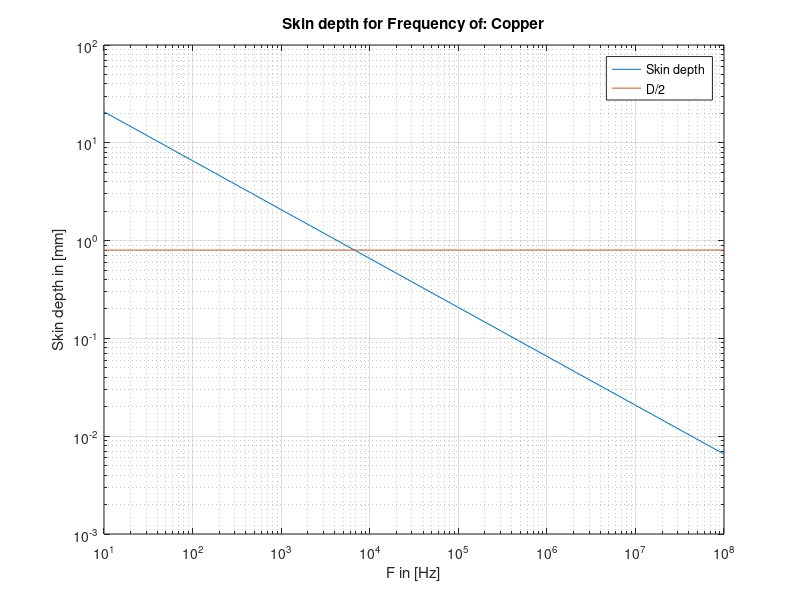
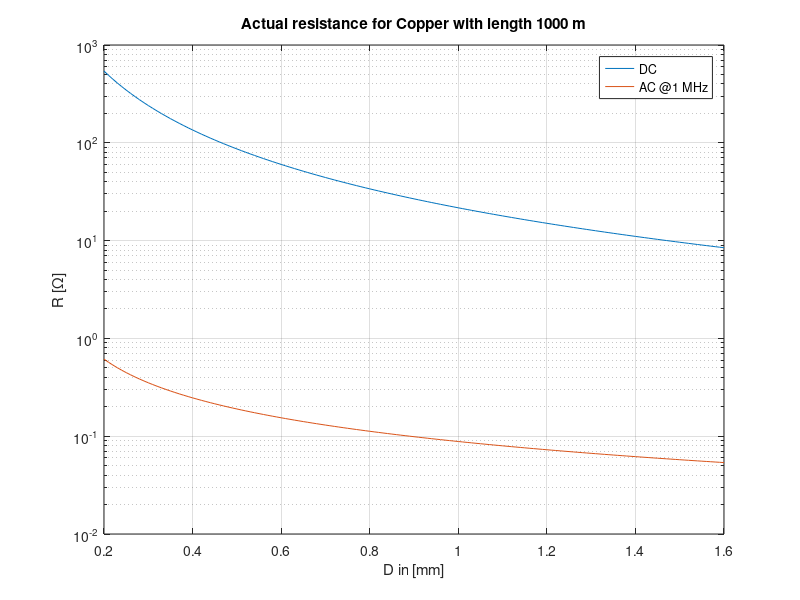

MATLAB code for these plots, in order:

% https://en.wikipedia.org/wiki/Skin_effect

% Material mostly from
% https://en.wikipedia.org/wiki/Electrical_resistivity_and_conductivity#Resistivity_and_conductivity_of_various_materials
%
% Ωmm^2/m = µΩm = 1e-4 Ωcm
%p=0.016;n="Silver"
p=0.017;n="Copper"
%p=0.0265;n="Aluminium"
%p=0.03;n="Brass (5% Zn)"
%p=0.06;n="Brass (30% Zn)"
%p=0.07;n="Nickel"
%p=0.08;n="Nitinol"
%p=0.1;n="Iron"
%p=0.42;n="Titan"
%p=0.72;n="Stainless Steel" % (1.4301, V2A)

F=1e6 % Hz
ur=1; % Diamagnetic ≈1; µr
u=1.257e-6 * ur; % µ
l=1e3 % Length of wire [m]

D=1.6; % Diameter [mm]
AWG=Inf; % disable with Inf, only valid for ≥0
if AWG != Inf
	D=0.127*92^((36-AWG)/39);
end
D

function Rdc = computeRdc(D, p, l=1)
	Rdc=p./(pi()./4*D.^2);
end

function Rac = computeRac(D, d, p, l=1)
	Rdc=computeRdc(D, p, l);
	% https://de.wikipedia.org/wiki/Skin-Effekt#Berechnung
	x=(D./(4*d));
	if x < 1
		Rac=Rdc .* (1 + (x.^4)/3);  % AC Resistance in Ω
	else
		Rac=Rdc .* x./(1-1./(4*x)); % AC Resistance in Ω
	end
end

d=sqrt(p/(pi()*F*u)) % skin depth in mm
Rdc=computeRdc(D, p, l) % DC Resistance in Ω
Rac=computeRac(D, d, Rdc) % AC Resistance in Ω

f=logspace(1, 8, 7*3+1);
figure(1)
hold off
loglog(f, sqrt(p./(pi()*f*u)))
grid on
hold on
loglog(f, D/2*ones(size(f)))
xlabel("F in [Hz]")
ylabel("Skin depth in [mm]")
legend("Skin depth", "D/2")
title(["Skin depth for Frequency of: " n])

D=0.2:0.01:1.6; % in mm
figure(2)
hold off
semilogy(D, l*p./(pi()/4*D.^2))
grid on
hold on
semilogy(D, computeRac(D, d, p, l))
xlabel("D in [mm]")
ylabel("R [Ω]")
legend("DC", ["AC @" num2str(F/1e6) " MHz"])
title(["Actual resistance for " n " with length " num2str(l) " m"])

